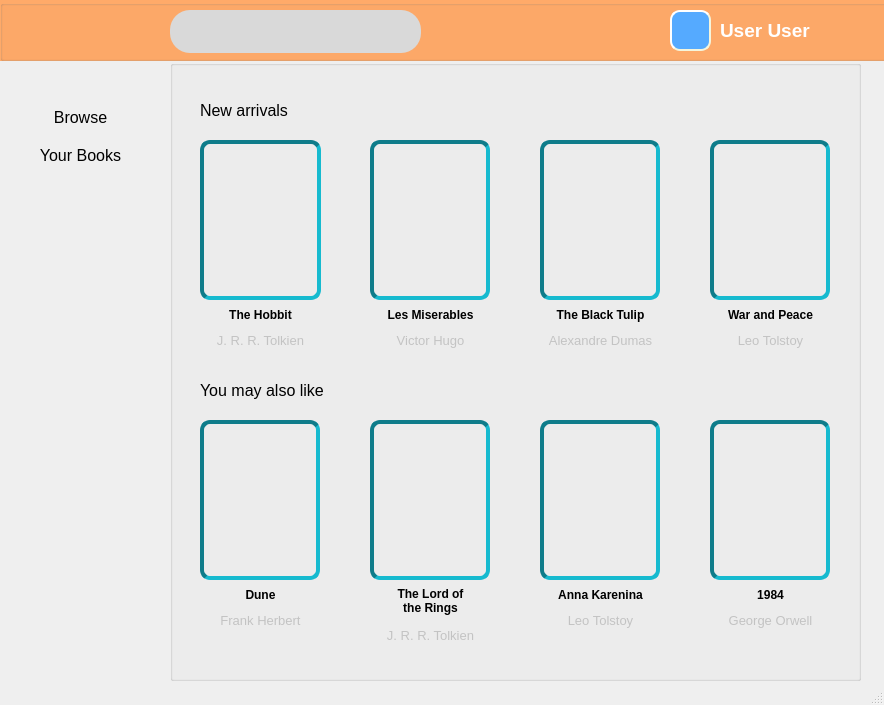
<?xml version="1.0" encoding="UTF-8"?>
<ui version="4.0">
 <class>MainWindow</class>
 <widget class="QMainWindow" name="MainWindow">
  <property name="geometry">
   <rect>
    <x>0</x>
    <y>0</y>
    <width>884</width>
    <height>705</height>
   </rect>
  </property>
  <property name="windowTitle">
   <string>MainWindow</string>
  </property>
  <widget class="QWidget" name="centralwidget">
   <widget class="QGroupBox" name="groupBox">
    <property name="geometry">
     <rect>
      <x>0</x>
      <y>0</y>
      <width>931</width>
      <height>61</height>
     </rect>
    </property>
    <property name="styleSheet">
     <string notr="true">background-color: #FFAA69;</string>
    </property>
    <property name="title">
     <string/>
    </property>
   </widget>
   <widget class="QGroupBox" name="groupBox_2">
    <property name="geometry">
     <rect>
      <x>170</x>
      <y>60</y>
      <width>691</width>
      <height>621</height>
     </rect>
    </property>
    <property name="title">
     <string/>
    </property>
    <property name="flat">
     <bool>false</bool>
    </property>
    <widget class="QLabel" name="picLabel3">
     <property name="geometry">
      <rect>
       <x>370</x>
       <y>80</y>
       <width>120</width>
       <height>160</height>
      </rect>
     </property>
     <property name="autoFillBackground">
      <bool>false</bool>
     </property>
     <property name="styleSheet">
      <string notr="true"> border-style: inset;
border-color:#0F7C8A;
    border-width: 4px;
    border-radius: 10px;</string>
     </property>
     <property name="text">
      <string/>
     </property>
    </widget>
    <widget class="QLabel" name="picLabel5">
     <property name="geometry">
      <rect>
       <x>30</x>
       <y>360</y>
       <width>120</width>
       <height>160</height>
      </rect>
     </property>
     <property name="autoFillBackground">
      <bool>false</bool>
     </property>
     <property name="styleSheet">
      <string notr="true"> border-style: inset;
border-color:#0F7C8A;
    border-width: 4px;
    border-radius: 10px;</string>
     </property>
     <property name="text">
      <string/>
     </property>
    </widget>
    <widget class="QLabel" name="picLabel6">
     <property name="geometry">
      <rect>
       <x>200</x>
       <y>360</y>
       <width>120</width>
       <height>160</height>
      </rect>
     </property>
     <property name="autoFillBackground">
      <bool>false</bool>
     </property>
     <property name="styleSheet">
      <string notr="true"> border-style: inset;
border-color:#0F7C8A;
    border-width: 4px;
    border-radius: 10px;</string>
     </property>
     <property name="text">
      <string/>
     </property>
    </widget>
    <widget class="QLabel" name="picLabel2">
     <property name="geometry">
      <rect>
       <x>200</x>
       <y>80</y>
       <width>120</width>
       <height>160</height>
      </rect>
     </property>
     <property name="autoFillBackground">
      <bool>false</bool>
     </property>
     <property name="styleSheet">
      <string notr="true"> border-style: inset;
border-color:#0F7C8A;
    border-width: 4px;
    border-radius: 10px;</string>
     </property>
     <property name="text">
      <string/>
     </property>
    </widget>
    <widget class="QLabel" name="label_2">
     <property name="geometry">
      <rect>
       <x>30</x>
       <y>320</y>
       <width>151</width>
       <height>20</height>
      </rect>
     </property>
     <property name="font">
      <font>
       <family>Arial</family>
       <pointsize>12</pointsize>
      </font>
     </property>
     <property name="text">
      <string>You may also like</string>
     </property>
    </widget>
    <widget class="QLabel" name="picLabel7">
     <property name="geometry">
      <rect>
       <x>370</x>
       <y>360</y>
       <width>120</width>
       <height>160</height>
      </rect>
     </property>
     <property name="autoFillBackground">
      <bool>false</bool>
     </property>
     <property name="styleSheet">
      <string notr="true"> border-style: inset;
border-color:#0F7C8A;
    border-width: 4px;
    border-radius: 10px;</string>
     </property>
     <property name="text">
      <string/>
     </property>
    </widget>
    <widget class="QLabel" name="picLabel8">
     <property name="geometry">
      <rect>
       <x>540</x>
       <y>360</y>
       <width>120</width>
       <height>160</height>
      </rect>
     </property>
     <property name="autoFillBackground">
      <bool>false</bool>
     </property>
     <property name="styleSheet">
      <string notr="true"> border-style: inset;
border-color:#0F7C8A;
    border-width: 4px;
    border-radius: 10px;</string>
     </property>
     <property name="text">
      <string/>
     </property>
    </widget>
    <widget class="QLabel" name="picLabel1">
     <property name="geometry">
      <rect>
       <x>30</x>
       <y>80</y>
       <width>121</width>
       <height>160</height>
      </rect>
     </property>
     <property name="autoFillBackground">
      <bool>false</bool>
     </property>
     <property name="styleSheet">
      <string notr="true"> border-style: inset;
border-color:#0F7C8A;
    border-width: 4px;
    border-radius: 10px;</string>
     </property>
     <property name="text">
      <string/>
     </property>
    </widget>
    <widget class="QLabel" name="picLabel4">
     <property name="geometry">
      <rect>
       <x>540</x>
       <y>80</y>
       <width>120</width>
       <height>160</height>
      </rect>
     </property>
     <property name="autoFillBackground">
      <bool>false</bool>
     </property>
     <property name="styleSheet">
      <string notr="true"> border-style: inset;
border-color:#0F7C8A;
    border-width: 4px;
    border-radius: 10px;</string>
     </property>
     <property name="text">
      <string/>
     </property>
    </widget>
    <widget class="QLabel" name="label">
     <property name="geometry">
      <rect>
       <x>30</x>
       <y>40</y>
       <width>111</width>
       <height>20</height>
      </rect>
     </property>
     <property name="font">
      <font>
       <family>Arial</family>
       <pointsize>12</pointsize>
      </font>
     </property>
     <property name="text">
      <string>New arrivals</string>
     </property>
    </widget>
    <widget class="QLabel" name="label_3">
     <property name="geometry">
      <rect>
       <x>30</x>
       <y>270</y>
       <width>121</width>
       <height>20</height>
      </rect>
     </property>
     <property name="font">
      <font>
       <family>Arial</family>
       <pointsize>10</pointsize>
      </font>
     </property>
     <property name="styleSheet">
      <string notr="true">color:#C3C3C3;
</string>
     </property>
     <property name="text">
      <string>J. R. R. Tolkien</string>
     </property>
     <property name="alignment">
      <set>Qt::AlignCenter</set>
     </property>
    </widget>
    <widget class="QLabel" name="label_4">
     <property name="geometry">
      <rect>
       <x>200</x>
       <y>270</y>
       <width>121</width>
       <height>20</height>
      </rect>
     </property>
     <property name="font">
      <font>
       <family>Arial</family>
       <pointsize>10</pointsize>
      </font>
     </property>
     <property name="styleSheet">
      <string notr="true">color:#C3C3C3;
</string>
     </property>
     <property name="text">
      <string>Victor Hugo</string>
     </property>
     <property name="alignment">
      <set>Qt::AlignCenter</set>
     </property>
    </widget>
    <widget class="QLabel" name="label_5">
     <property name="geometry">
      <rect>
       <x>370</x>
       <y>270</y>
       <width>121</width>
       <height>20</height>
      </rect>
     </property>
     <property name="font">
      <font>
       <family>Arial</family>
       <pointsize>10</pointsize>
      </font>
     </property>
     <property name="styleSheet">
      <string notr="true">color:#C3C3C3;
</string>
     </property>
     <property name="text">
      <string>Alexandre Dumas</string>
     </property>
     <property name="alignment">
      <set>Qt::AlignCenter</set>
     </property>
    </widget>
    <widget class="QLabel" name="label_6">
     <property name="geometry">
      <rect>
       <x>540</x>
       <y>270</y>
       <width>121</width>
       <height>20</height>
      </rect>
     </property>
     <property name="font">
      <font>
       <family>Arial</family>
       <pointsize>10</pointsize>
      </font>
     </property>
     <property name="styleSheet">
      <string notr="true">color:#C3C3C3;
</string>
     </property>
     <property name="text">
      <string>Leo Tolstoy</string>
     </property>
     <property name="alignment">
      <set>Qt::AlignCenter</set>
     </property>
    </widget>
    <widget class="QPushButton" name="hobbitButton">
     <property name="geometry">
      <rect>
       <x>30</x>
       <y>240</y>
       <width>121</width>
       <height>29</height>
      </rect>
     </property>
     <property name="font">
      <font>
       <family>Arial</family>
       <bold>true</bold>
      </font>
     </property>
     <property name="text">
      <string>The Hobbit</string>
     </property>
     <property name="flat">
      <bool>true</bool>
     </property>
    </widget>
    <widget class="QPushButton" name="lesMisButton">
     <property name="geometry">
      <rect>
       <x>200</x>
       <y>240</y>
       <width>121</width>
       <height>29</height>
      </rect>
     </property>
     <property name="font">
      <font>
       <family>Arial</family>
       <bold>true</bold>
      </font>
     </property>
     <property name="text">
      <string>Les Miserables</string>
     </property>
     <property name="flat">
      <bool>true</bool>
     </property>
    </widget>
    <widget class="QPushButton" name="blackTulipButton">
     <property name="geometry">
      <rect>
       <x>370</x>
       <y>240</y>
       <width>121</width>
       <height>29</height>
      </rect>
     </property>
     <property name="font">
      <font>
       <family>Arial</family>
       <bold>true</bold>
      </font>
     </property>
     <property name="text">
      <string>The Black Tulip</string>
     </property>
     <property name="flat">
      <bool>true</bool>
     </property>
    </widget>
    <widget class="QPushButton" name="warButton">
     <property name="geometry">
      <rect>
       <x>540</x>
       <y>240</y>
       <width>121</width>
       <height>29</height>
      </rect>
     </property>
     <property name="font">
      <font>
       <family>Arial</family>
       <bold>true</bold>
      </font>
     </property>
     <property name="text">
      <string>War and Peace</string>
     </property>
     <property name="flat">
      <bool>true</bool>
     </property>
    </widget>
    <widget class="QLabel" name="label_11">
     <property name="geometry">
      <rect>
       <x>540</x>
       <y>550</y>
       <width>121</width>
       <height>20</height>
      </rect>
     </property>
     <property name="font">
      <font>
       <family>Arial</family>
       <pointsize>10</pointsize>
      </font>
     </property>
     <property name="styleSheet">
      <string notr="true">color:#C3C3C3;
</string>
     </property>
     <property name="text">
      <string>George Orwell</string>
     </property>
     <property name="alignment">
      <set>Qt::AlignCenter</set>
     </property>
    </widget>
    <widget class="QLabel" name="label_12">
     <property name="geometry">
      <rect>
       <x>30</x>
       <y>550</y>
       <width>121</width>
       <height>20</height>
      </rect>
     </property>
     <property name="font">
      <font>
       <family>Arial</family>
       <pointsize>10</pointsize>
      </font>
     </property>
     <property name="styleSheet">
      <string notr="true">color:#C3C3C3;
</string>
     </property>
     <property name="text">
      <string>Frank Herbert</string>
     </property>
     <property name="alignment">
      <set>Qt::AlignCenter</set>
     </property>
    </widget>
    <widget class="QLabel" name="label_13">
     <property name="geometry">
      <rect>
       <x>200</x>
       <y>560</y>
       <width>121</width>
       <height>31</height>
      </rect>
     </property>
     <property name="font">
      <font>
       <family>Arial</family>
       <pointsize>10</pointsize>
      </font>
     </property>
     <property name="styleSheet">
      <string notr="true">color:#C3C3C3;
</string>
     </property>
     <property name="text">
      <string>J. R. R. Tolkien</string>
     </property>
     <property name="alignment">
      <set>Qt::AlignCenter</set>
     </property>
    </widget>
    <widget class="QLabel" name="label_14">
     <property name="geometry">
      <rect>
       <x>370</x>
       <y>550</y>
       <width>121</width>
       <height>20</height>
      </rect>
     </property>
     <property name="font">
      <font>
       <family>Arial</family>
       <pointsize>10</pointsize>
      </font>
     </property>
     <property name="styleSheet">
      <string notr="true">color:#C3C3C3;
</string>
     </property>
     <property name="text">
      <string>Leo Tolstoy</string>
     </property>
     <property name="alignment">
      <set>Qt::AlignCenter</set>
     </property>
    </widget>
    <widget class="QPushButton" name="lotrButton">
     <property name="geometry">
      <rect>
       <x>200</x>
       <y>520</y>
       <width>121</width>
       <height>41</height>
      </rect>
     </property>
     <property name="font">
      <font>
       <family>Arial</family>
       <bold>true</bold>
      </font>
     </property>
     <property name="text">
      <string>The Lord of the Rings</string>
     </property>
     <property name="flat">
      <bool>true</bool>
     </property>
    </widget>
    <widget class="QPushButton" name="duneButton">
     <property name="geometry">
      <rect>
       <x>30</x>
       <y>520</y>
       <width>121</width>
       <height>29</height>
      </rect>
     </property>
     <property name="font">
      <font>
       <family>Arial</family>
       <bold>true</bold>
      </font>
     </property>
     <property name="text">
      <string>Dune</string>
     </property>
     <property name="flat">
      <bool>true</bool>
     </property>
    </widget>
    <widget class="QPushButton" name="annaButton">
     <property name="geometry">
      <rect>
       <x>370</x>
       <y>520</y>
       <width>121</width>
       <height>29</height>
      </rect>
     </property>
     <property name="font">
      <font>
       <family>Arial</family>
       <bold>true</bold>
      </font>
     </property>
     <property name="text">
      <string>Anna Karenina</string>
     </property>
     <property name="flat">
      <bool>true</bool>
     </property>
    </widget>
    <widget class="QPushButton" name="orwellButton">
     <property name="geometry">
      <rect>
       <x>540</x>
       <y>520</y>
       <width>121</width>
       <height>29</height>
      </rect>
     </property>
     <property name="font">
      <font>
       <family>Arial</family>
       <bold>true</bold>
      </font>
     </property>
     <property name="text">
      <string>1984</string>
     </property>
     <property name="flat">
      <bool>true</bool>
     </property>
    </widget>
   </widget>
   <widget class="QWidget" name="layoutWidget">
    <property name="geometry">
     <rect>
      <x>20</x>
      <y>100</y>
      <width>121</width>
      <height>73</height>
     </rect>
    </property>
    <layout class="QVBoxLayout" name="verticalLayout">
     <property name="spacing">
      <number>7</number>
     </property>
     <property name="sizeConstraint">
      <enum>QLayout::SetDefaultConstraint</enum>
     </property>
     <item>
      <widget class="QPushButton" name="browseButton">
       <property name="font">
        <font>
         <family>Arial</family>
         <pointsize>12</pointsize>
         <bold>false</bold>
        </font>
       </property>
       <property name="text">
        <string>Browse</string>
       </property>
       <property name="flat">
        <bool>true</bool>
       </property>
      </widget>
     </item>
     <item>
      <widget class="QPushButton" name="browseButton_2">
       <property name="enabled">
        <bool>true</bool>
       </property>
       <property name="font">
        <font>
         <family>Arial</family>
         <pointsize>12</pointsize>
         <bold>false</bold>
        </font>
       </property>
       <property name="mouseTracking">
        <bool>false</bool>
       </property>
       <property name="text">
        <string>Your Books</string>
       </property>
       <property name="flat">
        <bool>true</bool>
       </property>
      </widget>
     </item>
    </layout>
   </widget>
   <widget class="QLabel" name="nameLabel">
    <property name="geometry">
     <rect>
      <x>720</x>
      <y>20</y>
      <width>111</width>
      <height>20</height>
     </rect>
    </property>
    <property name="font">
     <font>
      <family>Arial</family>
      <pointsize>14</pointsize>
      <bold>true</bold>
     </font>
    </property>
    <property name="styleSheet">
     <string notr="true">color:rgb(255, 255, 255)</string>
    </property>
    <property name="text">
     <string>User User</string>
    </property>
   </widget>
   <widget class="QLineEdit" name="searchLinedit">
    <property name="geometry">
     <rect>
      <x>170</x>
      <y>10</y>
      <width>251</width>
      <height>43</height>
     </rect>
    </property>
    <property name="sizePolicy">
     <sizepolicy hsizetype="Expanding" vsizetype="Fixed">
      <horstretch>0</horstretch>
      <verstretch>0</verstretch>
     </sizepolicy>
    </property>
    <property name="styleSheet">
     <string notr="true">background-color: #D9D9D9;
border-width: 2px;
border-radius: 20px;

padding: 6px;</string>
    </property>
   </widget>
   <widget class="QLabel" name="accountPicLabel11">
    <property name="enabled">
     <bool>false</bool>
    </property>
    <property name="geometry">
     <rect>
      <x>670</x>
      <y>10</y>
      <width>41</width>
      <height>41</height>
     </rect>
    </property>
    <property name="styleSheet">
     <string notr="true">background-color: rgb(85, 170, 255);
border-style: outset;
 border-width: 2px;
    border-radius: 10px;
border-color: beige;</string>
    </property>
    <property name="text">
     <string/>
    </property>
   </widget>
  </widget>
  <widget class="QMenuBar" name="menubar">
   <property name="geometry">
    <rect>
     <x>0</x>
     <y>0</y>
     <width>884</width>
     <height>25</height>
    </rect>
   </property>
  </widget>
  <widget class="QStatusBar" name="statusbar"/>
 </widget>
 <resources/>
 <connections/>
</ui>
